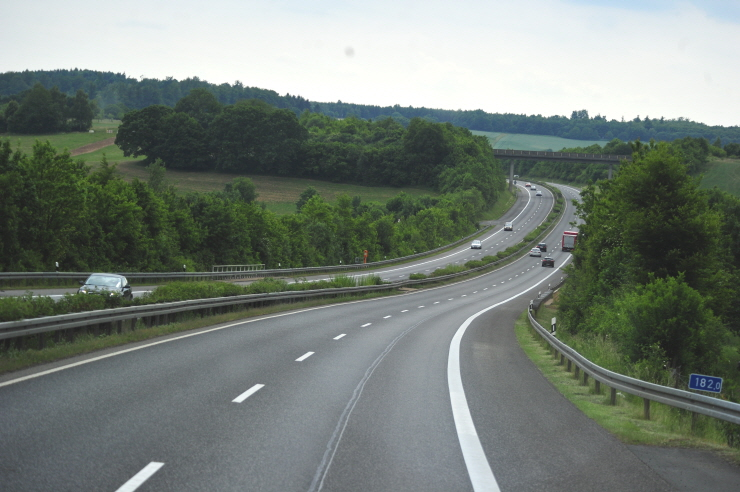
#> input picture ROS_Project/Carmera/Picture/Roi/LineImage2.jpg, 740 x 492 px, found by its file name
$ python RoiCut.py
#> lines starting #> are read from the running program, lines starting #| are printed output that depends on the picture
import cv2

ImgPath = 'D:\\Programing\\Python_Workspace\\Carmera\\Picture\\Roi\\LineImage2.jpg'
img = cv2.imread(ImgPath, cv2.IMREAD_COLOR)
#> img is the input picture: shape (492, 740, 3); mean B, G, R 119.5, 126.5, 117.4

print(img.shape)
#| (492, 740, 3)
# (img, (450,180), (600,280), (0,255,0), 3)
cv2.imshow('원본', img)
cv2.imshow('ROI Cut', img[180:280, 450:600])
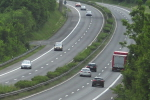
#> window 'ROI Cut': shape (100, 150, 3); mean B, G, R 100.8, 112.5, 102.8
cv2.waitKey(0)
cv2.destroyAllWindows()
